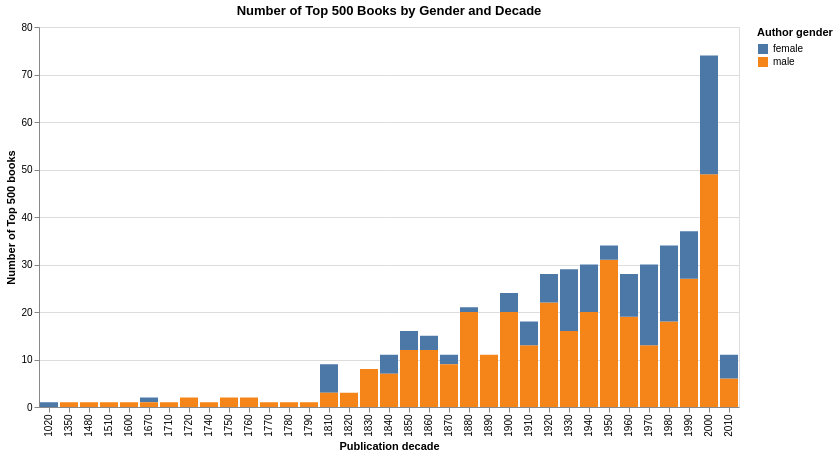

The notebook cell saved with this chart:
### Markdown cell above
#### Contextual Count Plot

Counts help show how much data supports each decade-gender comparison. If a decade has only a few books for one gender group, then the proportion and average rank for that group should be interpreted carefully.

### Code cell
count_chart = (
    alt.Chart(counts)
    .mark_bar()
    .encode(
        x=alt.X("decade:O", title="Publication decade"),
        y=alt.Y("count:Q", title="Number of Top 500 books"),
        color=alt.Color("author_gender:N", title="Author gender"),
        tooltip=[
            alt.Tooltip("decade:O", title="Decade"),
            alt.Tooltip("author_gender:N", title="Author gender"),
            alt.Tooltip("count:Q", title="Books"),
        ],
    )
    .properties(
        title="Number of Top 500 Books by Gender and Decade",
        width=700,
        height=380,
    )
)

count_chart

### Figure 1 — Vega-Lite specification as saved in the notebook (floating-point values rounded to 4 significant figures)
{"config": {"view": {"continuousWidth": 300, "continuousHeight": 300}}, "data": {"name": "data-6651da4d3bcc8cd39c2c355fc2d36635"}, "mark": {"type": "bar"}, "encoding": {"color": {"field": "author_gender", "title": "Author gender", "type": "nominal"}, "tooltip": [{"field": "decade", "title": "Decade", "type": "ordinal"}, {"field": "author_gender", "title": "Author gender", "type": "nominal"}, {"field": "count", "title": "Books", "type": "quantitative"}], "x": {"field": "decade", "title": "Publication decade", "type": "ordinal"}, "y": {"field": "count", "title": "Number of Top 500 books", "type": "quantitative"}}, "height": 380, "title": "Number of Top 500 Books by Gender and Decade", "width": 700, "$schema": "https://vega.github.io/schema/vega-lite/v6.1.0.json", "datasets": {"data-6651da4d3bcc8cd39c2c355fc2d36635": [{"decade": 2010, "author_gender": "male", "count": 6}, {"decade": 2010, "author_gender": "female", "count": 5}, {"decade": 2000, "author_gender": "male", "count": 49}, {"decade": 2000, "author_gender": "female", "count": 25}, {"decade": 1990, "author_gender": "male", "count": 27}, {"decade": 1990, "author_gender": "female", "count": 10}, {"decade": 1980, "author_gender": "male", "count": 18}, {"decade": 1980, "author_gender": "female", "count": 16}, {"decade": 1970, "author_gender": "male", "count": 13}, {"decade": 1970, "author_gender": "female", "count": 17}, {"decade": 1960, "author_gender": "male", "count": 19}, {"decade": 1960, "author_gender": "female", "count": 9}, {"decade": 1950, "author_gender": "male", "count": 31}, {"decade": 1950, "author_gender": "female", "count": 3}, {"decade": 1940, "author_gender": "male", "count": 20}, {"decade": 1940, "author_gender": "female", "count": 10}, {"decade": 1930, "author_gender": "male", "count": 16}, {"decade": 1930, "author_gender": "female", "count": 13}, {"decade": 1920, "author_gender": "male", "count": 22}, {"decade": 1920, "author_gender": "female", "count": 6}, {"decade": 1910, "author_gender": "male", "count": 13}, {"decade": 1910, "author_gender": "female", "count": 5}, {"decade": 1900, "author_gender": "female", "count": 4}, {"decade": 1900, "author_gender": "male", "count": 20}, {"decade": 1890, "author_gender": "male", "count": 11}, {"decade": 1880, "author_gender": "female", "count": 1}, {"decade": 1880, "author_gender": "male", "count": 20}, {"decade": 1870, "author_gender": "female", "count": 2}, {"decade": 1870, "author_gender": "male", "count": 9}, {"decade": 1860, "author_gender": "female", "count": 3}, {"decade": 1860, "author_gender": "male", "count": 12}, {"decade": 1850, "author_gender": "female", "count": 4}, {"decade": 1850, "author_gender": "male", "count": 12}, {"decade": 1840, "author_gender": "female", "count": 4}, {"decade": 1840, "author_gender": "male", "count": 7}, {"decade": 1830, "author_gender": "male", "count": 8}, {"decade": 1820, "author_gender": "male", "count": 3}, {"decade": 1810, "author_gender": "female", "count": 6}, {"decade": 1810, "author_gender": "male", "count": 3}, {"decade": 1790, "author_gender": "male", "count": 1}, {"decade": 1780, "author_gender": "male", "count": 1}, {"decade": 1770, "author_gender": "male", "count": 1}, {"decade": 1760, "author_gender": "male", "count": 2}, {"decade": 1750, "author_gender": "male", "count": 2}, {"decade": 1740, "author_gender": "male", "count": 1}, {"decade": 1720, "author_gender": "male", "count": 2}, {"decade": 1710, "author_gender": "male", "count": 1}, {"decade": 1670, "author_gender": "female", "count": 1}, {"decade": 1670, "author_gender": "male", "count": 1}, {"decade": 1600, "author_gender": "male", "count": 1}, {"decade": 1510, "author_gender": "male", "count": 1}, {"decade": 1480, "author_gender": "male", "count": 1}, {"decade": 1350, "author_gender": "male", "count": 1}, {"decade": 1020, "author_gender": "female", "count": 1}]}}
